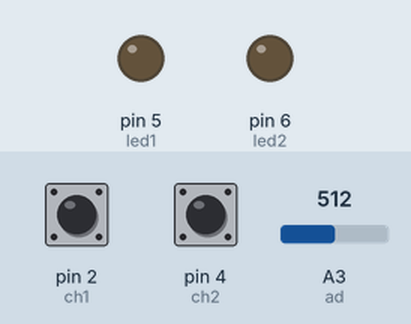
This sketch was run on a simulated Arduino Uno, built with avr-gcc and run on an emulated ATmega328P. Parts: output pins drawn as LEDs (lit = HIGH). Dashed ring = blinking. Inputs (shaded band) come from the test bench; at power-on: pin 4 (ch2) HIGH, pin 2 (ch1) HIGH, A3 (ad) = 512. Pins used as bus, display or sensor lines are not drawn.

Above: at 1.2 s.
1.3 s: pin 4 (ch2) pulled LOW for 1 s
At 3.4 s:
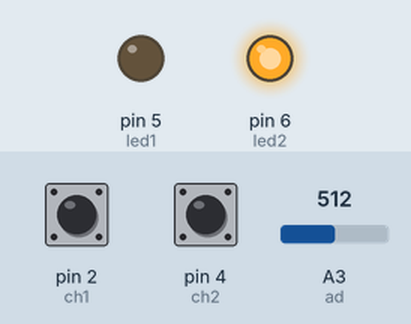
3.8 s: pin 2 (ch1) pulled LOW for 1 s
At 4.5 s:
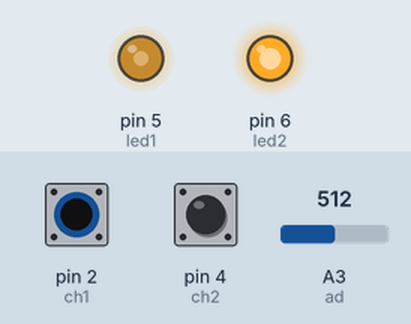
6.3 s: pin 2 (ch1) pulled LOW for 3.2 s
At 8.1 s:
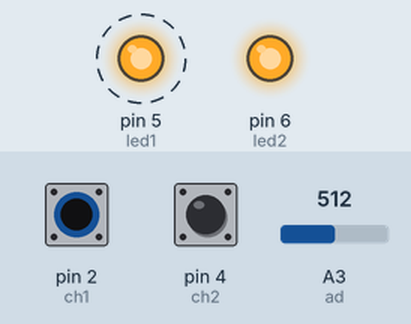
12.5 s: pin 4 (ch2) pulled LOW for 3.2 s
At 12.91 s:
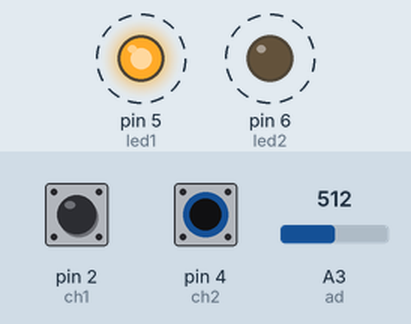
17.2 s: A3 (ad) set to 306
20.2 s: A3 (ad) set to 122
At 20.52 s:
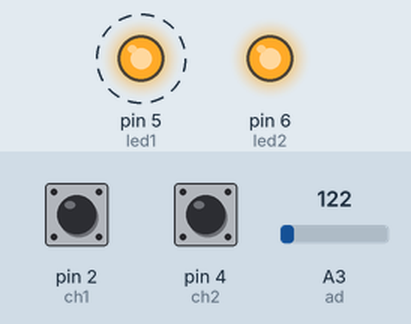
Timing chart, 0 to 24.2 s (numbered marks = the images above; inputs shaded):
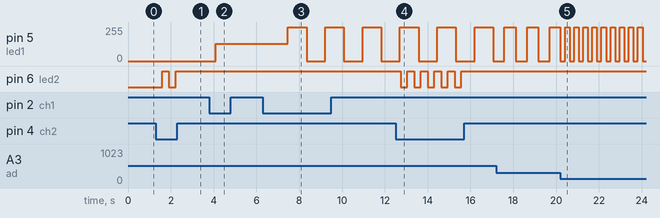

The sketch:

basic.ino
```cpp
//Software basic do sistema educacional FR13
//Módulo básico
//Autor: Geison Mancuzo
//04/04/2021
//Versão 1.210404b

//Definição de pinos
int led1 = 5;
int led2 = 6;
int ch1 = 2;
int ch2 = 4;
int ad = A3;

//Pinos auxiliares
int gnd = 3;
int gnd1 = 15;
int vcc = 19;

//Variáveis
int filtroCh1 = 0;
int filtroCh2 = 0;
int funcaoLed1 = 0;
int astavel = 0;

bool controleCh1 = false;
bool controleCh2 = false;

//Funções
void trataLed1();

void setup()
{
  pinMode(led1, OUTPUT);
  pinMode(led2, OUTPUT);
  pinMode(ch1, INPUT_PULLUP);
  pinMode(ch2, INPUT_PULLUP);

  pinMode(gnd, OUTPUT);
  digitalWrite(gnd, LOW);

  pinMode(gnd1, OUTPUT);
  digitalWrite(gnd1, LOW);

  pinMode(vcc, OUTPUT);
  digitalWrite(vcc, HIGH);
}

void loop()
{
  if (!digitalRead(ch1))
  {
    if (!controleCh1)
    {
      filtroCh1++;
      if (filtroCh1 > 30)
      {
        filtroCh1 = 0;
        controleCh1 = true;
        funcaoLed1++;
        if (funcaoLed1 > 2)
        {
          funcaoLed1 = 0;
        }
      }
    }
  }
  else
  {
    controleCh1 = false;
  }
  trataLed1();

  if (!digitalRead(ch2))
  {
    if (!controleCh2)
    {
      filtroCh2++;
      if (filtroCh2 > 30)
      {
        filtroCh2 = 0;
        trataLed2();
      }
    }
  }
  else
  {
    controleCh2 = false;
  }
  trataLed2;
  delay(10);
}

void trataLed1()
{
  switch (funcaoLed1)
  {
  case 0:
    digitalWrite(led1, LOW);
    break;
  case 1:
    analogWrite(led1, (analogRead(ad) / 4));
    break;
  case 2:
    astavel++;
    if (astavel > (analogRead(ad) / 6))
    {
      astavel = 0;
      if (digitalRead(led1))
      {
        digitalWrite(led1, LOW);
      }
      else
      {
        digitalWrite(led1, HIGH);
      }
    }
    break;
  default:
    break;
  }
}

void trataLed2()
{
  if (digitalRead(led2))
  {
    digitalWrite(led2, LOW);
  }
  else
  {
    digitalWrite(led2, HIGH);
  }
}
```

Measured:
- after the input at 1.3 s, pin 6 (led2): LOW → HIGH after 0.30 s, → LOW 0.31 s later, → HIGH 0.31 s later
- after the input at 3.8 s, pin 5 (led1): 0/255 → 128/255 after 0.31 s
- after the input at 6.3 s, pin 5 (led1): alternates 255/255 for 0.87 s and 0/255 for 0.87 s, starting after 1.2 s
- after the input at 12.5 s, pin 6 (led2): alternates HIGH for 0.31 s and LOW for 0.31 s, 10 changes in all, then stays HIGH, starting after 0.24 s
- after the input at 20.2 s, pin 5 (led1): alternates 255/255 for 0.21 s and 0/255 for 0.21 s, starting after 0.22 s
